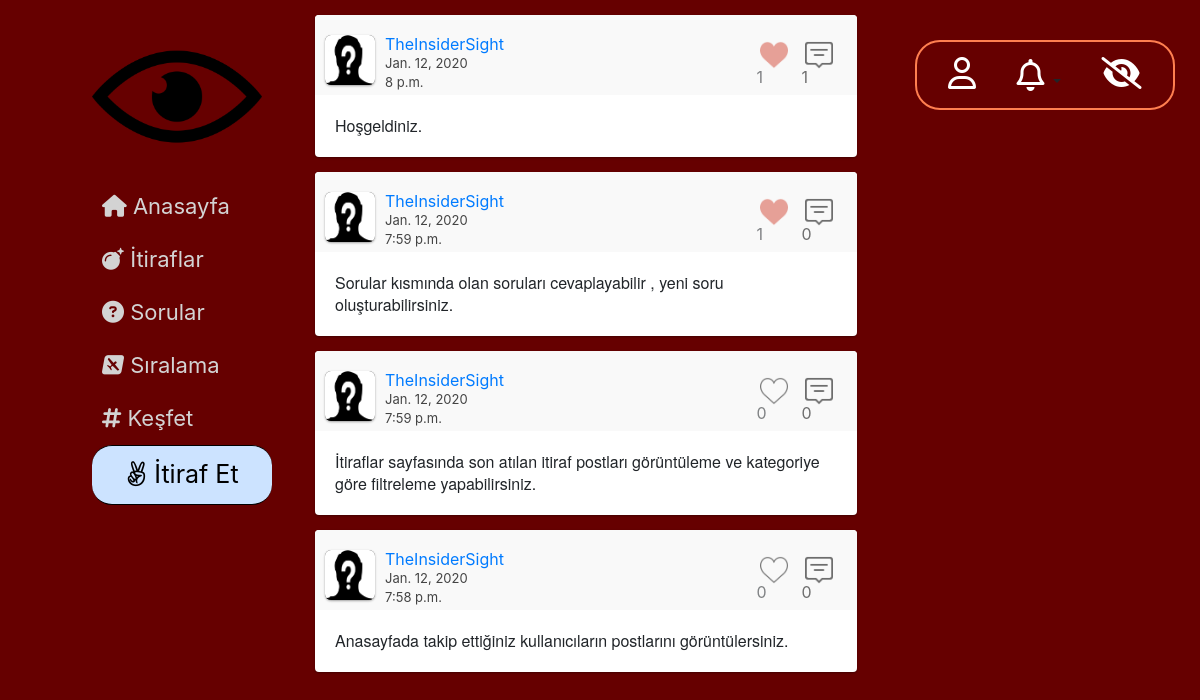
The app's page / (signed in), older data.
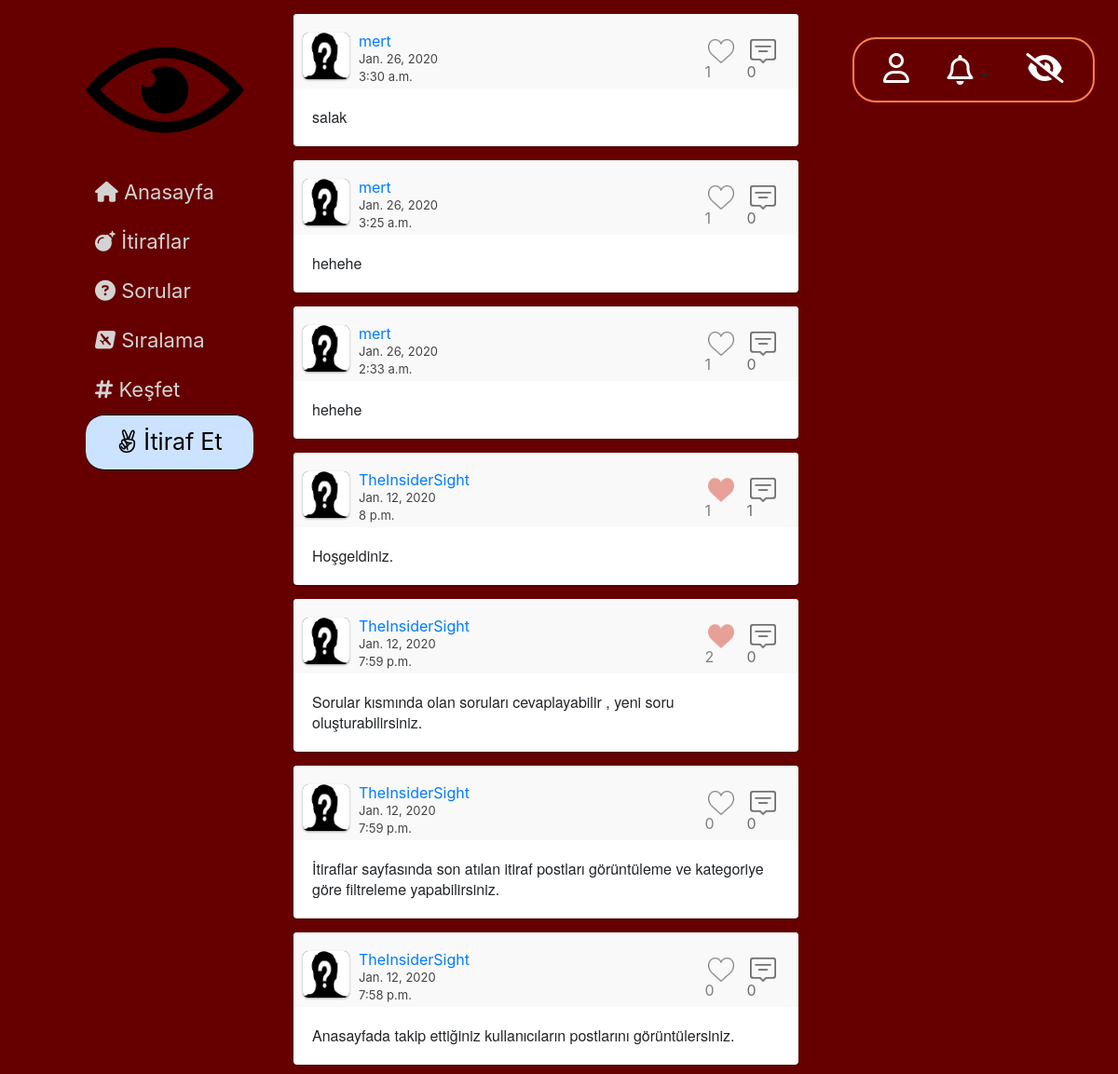
The same page, newer data.
### website/models.py (models this page shows, shortened)
class Post(models.Model):
    Post_Type = (
        ('Post', 'Post'),
        ('Soru', 'Soru'),
        ('Yorum', 'Yorum')
    )
    Category = (
        ('Aşk', 'Aşk'),
        ('Dost Kazığı', 'Dost Kazığı'),
        ('Avcılar', 'Avcılar'),
        ('Civcivler', 'Civcivler'),
        ('Profesyonellik içerenler', 'Profesyonellik içerenler'),
        ('Diğer', 'Diğer')
    )
    publish_by = models.ForeignKey(UserProfile, on_delete=models.CASCADE)
    post_type = models.CharField(max_length=20, choices=Post_Type)
    category = models.CharField(max_length=50, choices=Category)
    publish_date = models.DateField()
    publish_time = models.TimeField(auto_now_add=True)
    content = models.TextField(max_length=2000)
    likes = models.ManyToManyField(User, blank=True, related_name='post_likes')
    replycount = models.IntegerField(default=0)
    def get_reply_url(self):
        return f"/cevapla/{self.pk}/"
    def get_like_api_url(self):
        return f"/begen/api/{self.pk}/"

class UserProfile(models.Model):
    GENDER = (
        ('E', 'Erkek'),
        ('K', 'Kadın'),
    )
    FACULTY = (
        ('Mühendislik', 'Mühendislik'),
        ('Mimarlık', 'Mimarlık'),
        ('Fen-Edebiyat', 'Fen-Edebiyat'),
        ('İktisadi-İdari', 'İktisadi-İdari'),
        ('Güzel Sanatlar', 'Güzel Sanatlar')
    )
    gender = models.CharField(max_length=1, choices=GENDER)
    faculty = models.CharField(max_length=20, choices=FACULTY)
    birthdate = models.DateField()
    createdat = models.DateField()
    following = models.ManyToManyField('self', symmetrical=False, through='Follower_List')
    postCount = models.IntegerField(blank=True, null=True)
    point = models.IntegerField(default=0)
    user = models.ForeignKey(User, on_delete=models.CASCADE)
    def get_profile_url(self):
        return f"/profil/{self.pk}/"

### website/views.py (the view)
    def wrapper(request, *args, **kw):
        user = request.user
        if not user.is_authenticated:
            return redirect('login')
        else:
            return function(request, *args, **kw)

### website/views.py (called while the page is built)
def my_login_required(function):
    def wrapper(request, *args, **kw):
        user = request.user
        if not user.is_authenticated:
            return redirect('login')
        else:
            return function(request, *args, **kw)
    return wrapper

@my_login_required
def home_view(request):
    user_profile = UserProfile.objects.get(user=request.user)
    post_list = Post.objects.none()
    for user in user_profile.following.all():
        post_list = post_list | Post.objects.all().filter(post_type='Post', publish_by=user).all()
    post_list = create_paginator(request, post_list)
    return render(request, 'anasayfa.html', {'post_list': post_list})

def getNotifications(request):
    if request.user.is_anonymous:
        return {}
    n = Notification.objects.all().filter(recipient=request.user)
    for notif in n:
        print(notif)
    return {
        'notification_list': n,
        'count': n.count(),
    }

### templates/anasayfa.html (shortened to what this page needs)
{% extends 'base.html' %}
{% block content %}
            <div id="main-window">
                {% for post in post_list reversed%}
		{% include "classic-post.html" with post=post%}
                {% endfor %}
 </div>
{% endblock %}

### templates/classic-post.html (shortened to what this page needs)
{% load static %}
 <div class="post">
                    <div class="user">
                        <div class="user-img"> {% ifequal post.publish_by.gender 'E' %}
              <img src="{% static 'media/erkek.png' %}" alt="profil resmi">
          {% endifequal %}
          </div>
                        <div class="user-info">
                            <a href="{{ post.publish_by.get_profile_url }}"><div class="user-name">{{ post.publish_by.user.username }}</div></a>
                             <span class="post-date">{{post.publish_date}}</span><br>
                            <span class="post-date"> {{ post.publish_time }}</span>
                        </div>
                        <div class="actions">
                            {% if request.user in post.likes.all %}
                               <span> <a  data-href="{{ post.get_like_api_url }}"  data-likes={{ post.likes.count }} class="like_button">  <span class="like-red like-ch" > <div class="like-count">{{ post.likes.count }}</div></span> </a></span>
                            {% else %}
                              <span><a  data-href="{{ post.get_like_api_url }}"  data-likes={{ post.likes.count }} class="like_button"> <span class="no-like like-ch" id="like"><div class="like-count">{{ post.likes.count }}</div></span></a></span>
                            {% endif %}
                           <span id="comment-span"> <a href="{{ post.get_reply_url }}"><span class="comment" ><div id="comment-count"> {{ post.replycount }}</div> </span></a></span>
                        </div>
                    </div>
                    <div class="content">
                       {{ post.content }}
                    </div>
                </div>

Row changes from the older to the newer data that the page shows:
added Post: publish_by.user.username "mert", publish_date "Jan. 26, 2020", publish_time "3:30 a.m.", likes.count "1", replycount "0", content "salak"
added Post: publish_by.user.username "mert", publish_date "Jan. 26, 2020", publish_time "3:25 a.m.", likes.count "1", replycount "0", content "hehehe"
added Post: publish_by.user.username "mert", publish_date "Jan. 26, 2020", publish_time "2:33 a.m.", likes.count "1", replycount "0", content "hehehe"
computed for Post "Sorular kısmında olan soruları cevaplayabilir , yeni soru oluşturabilirsiniz.": likes.count "1" → "2"
